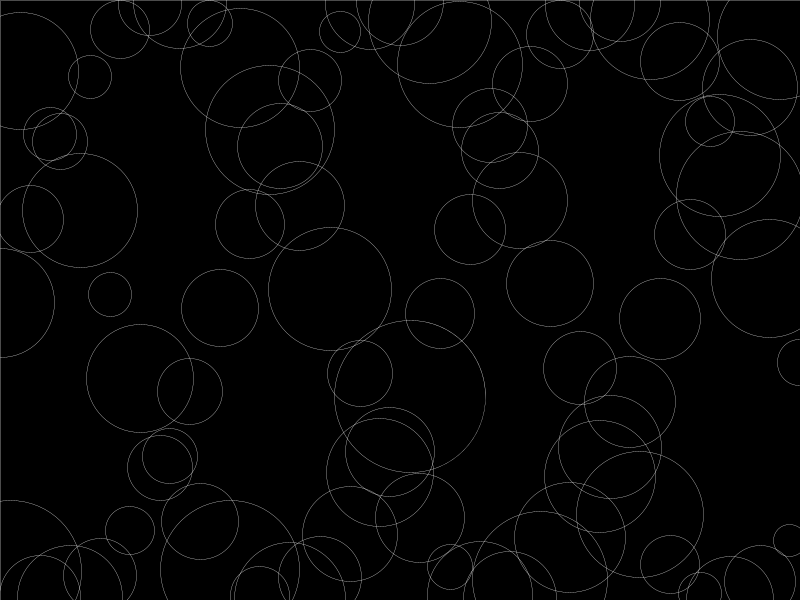
Frame 1 (no input)
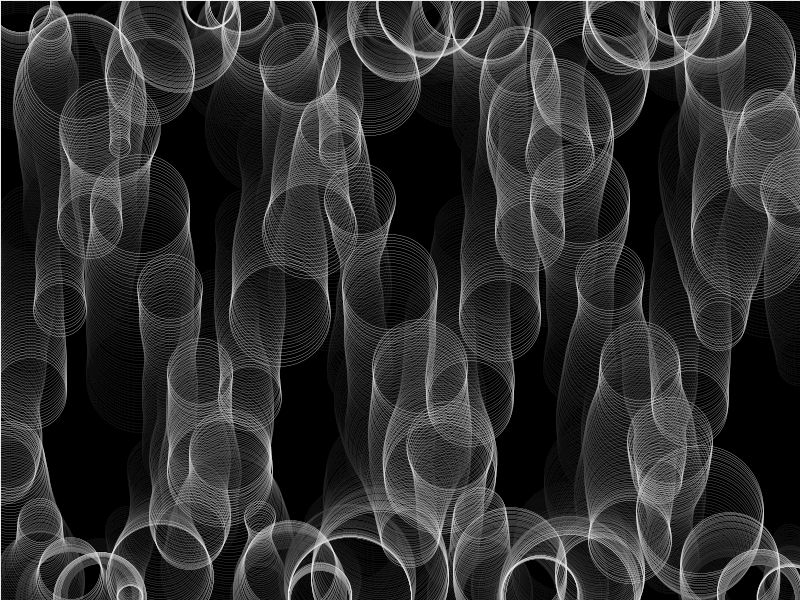
Frame 60 (the mouse pressed at the canvas centre just before this capture)
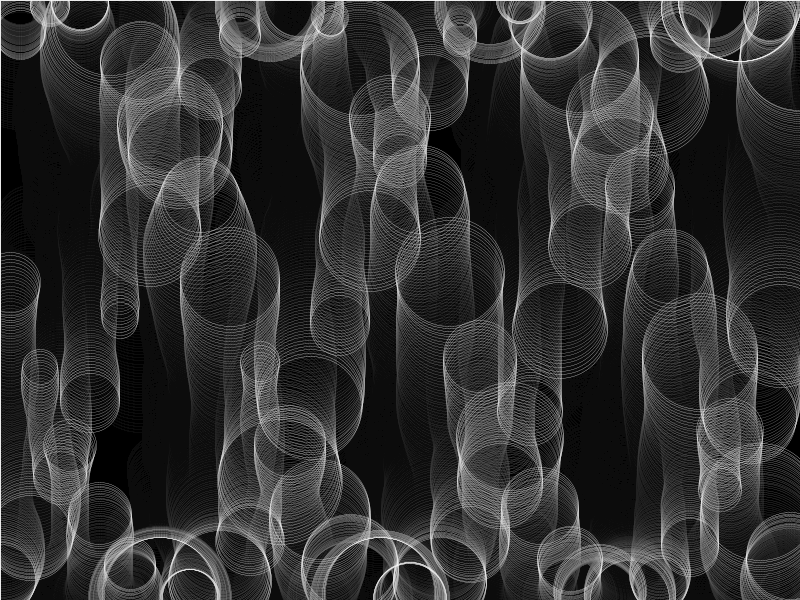
Frame 120 (the mouse held since frame 60 and released just before this capture)

The Processing sketch that drew these frames (run headless with seeded random() and noise(); from frame 60 on, the mouse is pressed at the canvas centre):

// Processing sketch: processing_138778
// ── processing_138778.pde

float theta=0;
boolean col=true;

void setup()
{
  size(800, 600);
  background(0);
  strokeWeight(0.3);
   stroke(255);
   
}

void mouseReleased()
{
   col=!col;
   if (col == true)
   {  
     stroke(255);
   }
   else
   {
     stroke(random(128),random(255),random(255));
   }
}
   
void draw()
{
  fill(0, 10);
  rect(0, 0, 800, 600);
  
 theta+=0.01;
  if (keyPressed)
  {
    if (key == 's')
    {
      theta+=0.01;
    }
    if (key == 'S')
    {
      theta+=0.1;
    }
  }
  noFill();
  float x=theta;

  for (int i=0; i <=80;i++)
  {
    float y=sin(x)*height/2;
    ellipse(i*10, y+height/2, noise(x)*180, noise(x)*180);
    x+=2;
  }
}
